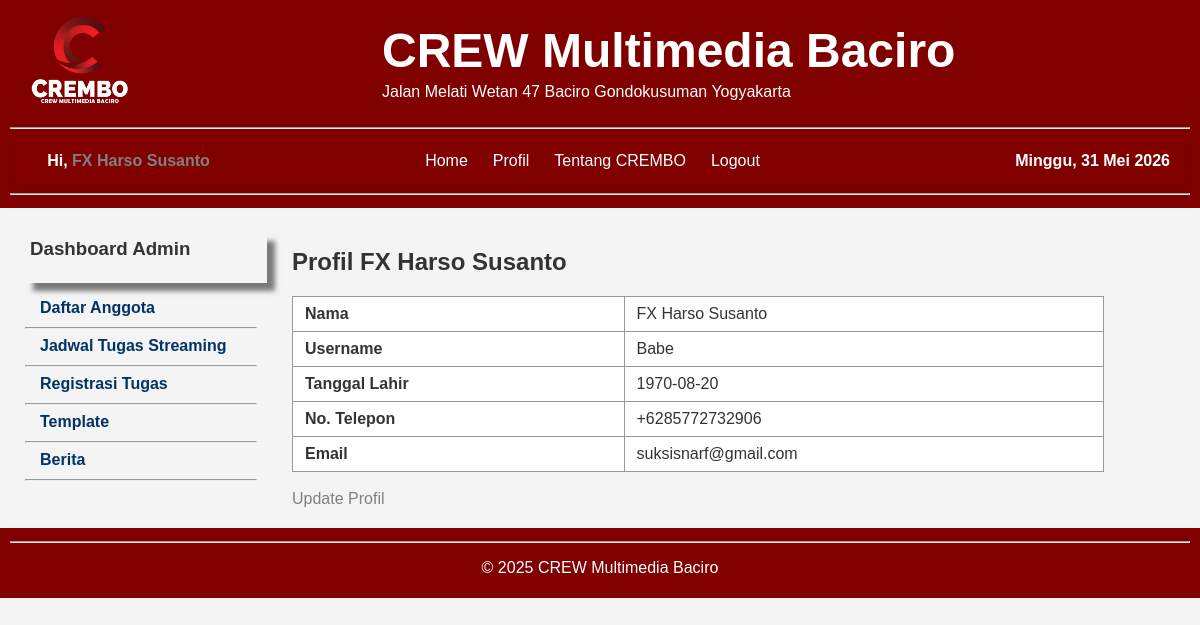
/profil (signed in), run on the app's committed database.
### tables this page shows
CREATE TABLE anggota (
   id INTEGER PRIMARY KEY AUTOINCREMENT,
   nama TEXT,
   username TEXT,
   telp TEXT,
   password TEXT,
   role TEXT
, tgl_lahir TEXT, email TEXT);

### app.py (the view)
@app.route('/profil')
def profil():
    if 'username' not in session:
        return redirect(url_for('login'))
    username = session['username']
    with sqlite3.connect(DB_NAME) as conn:
        c = conn.cursor()
        c.execute("SELECT nama, username, tgl_lahir, telp, email FROM anggota WHERE username = ?", (username,))
        row = c.fetchone()
    if row:
        return render_template('profil.html', nama=row[0], username=row[1], tgl_lahir=row[2], telp=row[3], email=row[4])
    else:
        flash("Data tidak ditemukan.")
        return redirect(url_for('dashboard'))

### templates/profil.html (shortened to what this page needs)
<!DOCTYPE html>
<html lang="id">
<head>
    <link rel="stylesheet" href="{{ url_for('static', filename='style.css') }}">
</head>
<body>
<header>
    <div class="header-container">
        <div class="header-left">
            <img src="{{ url_for('static', filename='Logow.png') }}" alt="Logo" class="logo">
        </div>
         <div class="header-right">
            <h1 class="judul-besar">CREW Multimedia Baciro</h1>
            <p class="alamat">Jalan Melati Wetan 47 Baciro Gondokusuman  Yogyakarta</p>
        </div>
    </div>
    <hr>
<nav class="nav-bar">
    <div class="nav-container">
	<div class="nav-left">
		  {% if session.get('username') %}
        <div class="user-info"><b> Hi, <a href="{{ url_for('profil') }}">{{ nama }}</a></b></div>
                 {% endif %}
	</div>
        <div class="nav-center">
        <ul class="menu">
            {% if session.get('username') %}
                {% if session.get('role') == 'admin' %}
		     <li><a href="{{ url_for('dashboard') }}">Home</a></li>
                     <li><a href="#">Profil</a></li>
                     <li><a href="#">Tentang CREMBO</a></li>
                    <li><a href="{{ url_for('logout') }}">Logout</a></li>
                {% else %}
		    <li><a href="{{ url_for('dashboard') }}">Home</a></li>
                    <li><a href="#">Profil</a></li>
                    <li><a href="#">Tentang CREMBO</a></li>
                    <li><a href="{{ url_for('logout') }}">Logout</a></li>
                {% endif %}
            {% else %}
                <li><a href="{{ url_for('index') }}">Home</a></li>
                <li><a href="#">Profil</a></li>
                <li><a href="#">Tentang CREMBO</a></li>
                <li><a href="{{ url_for('login') }}">Login</a></li>
            {% endif %}
        </ul>
        </div>
        <div class="nav-right">
		{% if session.get('username') %}
		<div class="user-info">{{ hari_ini }}</div>
		 {% endif %}
	</div>
    </div>
</nav>
<hr>
</header>
<main>
    <div class="{% if session.get('username') %}dashboard-container{% else %}non-dashboard{% endif %}">
        {% if session.get('username') %}
        <div class="sidebar">
            <div class="sidedashboard">
                <h3>
                    {% if session['role'] == 'admin' %}
                        Dashboard Admin
                    {% else %}
                        Dashboard User
                    {% endif %}
                </h3>
            </div>
            <ul>
                {% if session['role'] == 'admin' %}
                    <li><a href="{{ url_for('ubah_role') }}">Daftar Anggota</a></li><hr>
                    <li><a href="{{ url_for('lihat_tugas') }}">Jadwal Tugas Streaming</a></li><hr>
                    <li><a href="{{ url_for('register_tugas') }}">Registrasi Tugas</a></li><hr>
                    <li><a href="#">Template</a></li><hr>
                    <li><a href="#">Berita</a></li><hr>
                {% else %}
                    <li><a href="{{ url_for('lihat_tugas') }}">Jadwal Tugas Streaming</a></li><hr>
                    <li><a href="{{ url_for('register_tugas') }}">Registrasi Tugas</a></li><hr>
                {% endif %}
            </ul>
        </div>
        {% endif %}
        <div class="dashboard-content">
            {% block content %}
		<h2>Profil {{ nama }}</h2>
		<table>
		    <tr>
        		<td><strong>Nama</strong></td>
        		<td>{{ nama }}</td>
    		    </tr>
    		    <tr>
        		<td><strong>Username</strong></td>
        		<td>{{ username }}</td>
    		    </tr>
    		    <tr>
        		<td><strong>Tanggal Lahir</strong></td>
        		<td>{{ tgl_lahir or 'Belum diisi' }}</td>
    		    </tr>
    		    <tr>
        		<td><strong>No. Telepon</strong></td>
        		<td>{{ telp or 'Belum diisi' }}</td>
    		    </tr>
		    <tr>
			<td><strong>Email</strong></td>
			<td>{{ email or 'Belum diisi' }}</td>
		    </tr>
		</table>
		<br>
		<a href="{{ url_for('update_profil') }}">Update Profil</a>
	    {% endblock %}
        </div>
    </div>
</main>
    <footer>
        <hr>
        <p style="text-align: center;">&copy; 2025 CREW Multimedia Baciro</p>
    </footer>
</body>
</html>

### static/style.css (style rules this page uses)
body { font-family: Arial, sans-serif; background-color: #f4f4f4; color: #333; margin: 0; padding: 0; }
main { padding: 20px; }
header, footer { background-color: maroon; color: white; padding: 5px 10px; }
footer { text-align: center; }
.header-container { display: flex; align-items: center; gap: 10px; padding: 10px 20px; }
.header-left { flex: 0 0 30%; }
.logo { max-width: 100px; height: auto; }
.header-right { flex: 1; display: flex; flex-direction: column; justify-content: center; align-items: flex-start; }
.judul-besar { font-size: 48px; margin: 0; font-weight: bold; text-align: left; }
.alamat { font-size: 16px; margin: 5px 0 0 0; text-align: left; }
a { color: grey; text-decoration: none; }
table { border-collapse: collapse; width: 100%; margin-top: 20px; background-color: white; }
table, th, td { border: 1px solid #999; }
th, td { padding: 8px 12px; text-align: left; }
.nav-bar { background-color: maroon; padding: 10px 0; box-shadow: 0 2px 4px rgba(0,0,0,0.1); }
.nav-container { display: flex; width: 100%; max-width: 100%; }
.nav-left, .nav-center, .nav-right { display: flex; align-items: center; justify-content: center; padding: 5px; color: white; }
.nav-left { width: 20%; }
.nav-center { width: 60%; justify-content: center; }
.nav-right { width: 20%; justify-content: flex-end; padding-right: 20px; }
.menu { list-style-type: none; margin: 0; padding: 0; display: flex; gap: 15px; align-items: center; justify-content: center; background-color: maroon; }
.menu li { background: maroon; padding: 0 5px; border-radius: 4px; }
.menu li a { text-decoration: none; color: white; font-weight: normal; padding: 0; margin: 0; }
.user-info { font-weight: bold; color: white; }
.dashboard-container { display: flex; gap: 30px; margin-top: 0px; }
.sidebar { width: 20%; background-color: #f4f4f4; padding: 5px; }
.sidedashboard { width: 100%; box-shadow: 8px 8px 5px rgba(0,0,0,0.5); background-color: #grey; padding: 5px; }
.sidebar h3 { margin-top: 0; }
.sidebar ul { list-style-type: none; padding-left: 0; }
.sidebar ul li { margin-bottom: 10px; margin-left: 15px; pargin-top: 5px; }
.sidebar ul li a { color: #003366; font-weight: bold; }
.dashboard-content { width: 70%; }

### data on the page
anggota: nama "FX Harso Susanto", username "Babe", tgl_lahir "1970-08-20", telp "+6285772732906", email "suksisnarf@gmail.com"

### other printed values
{{ hari_ini }} "Minggu, 31 Mei 2026"
